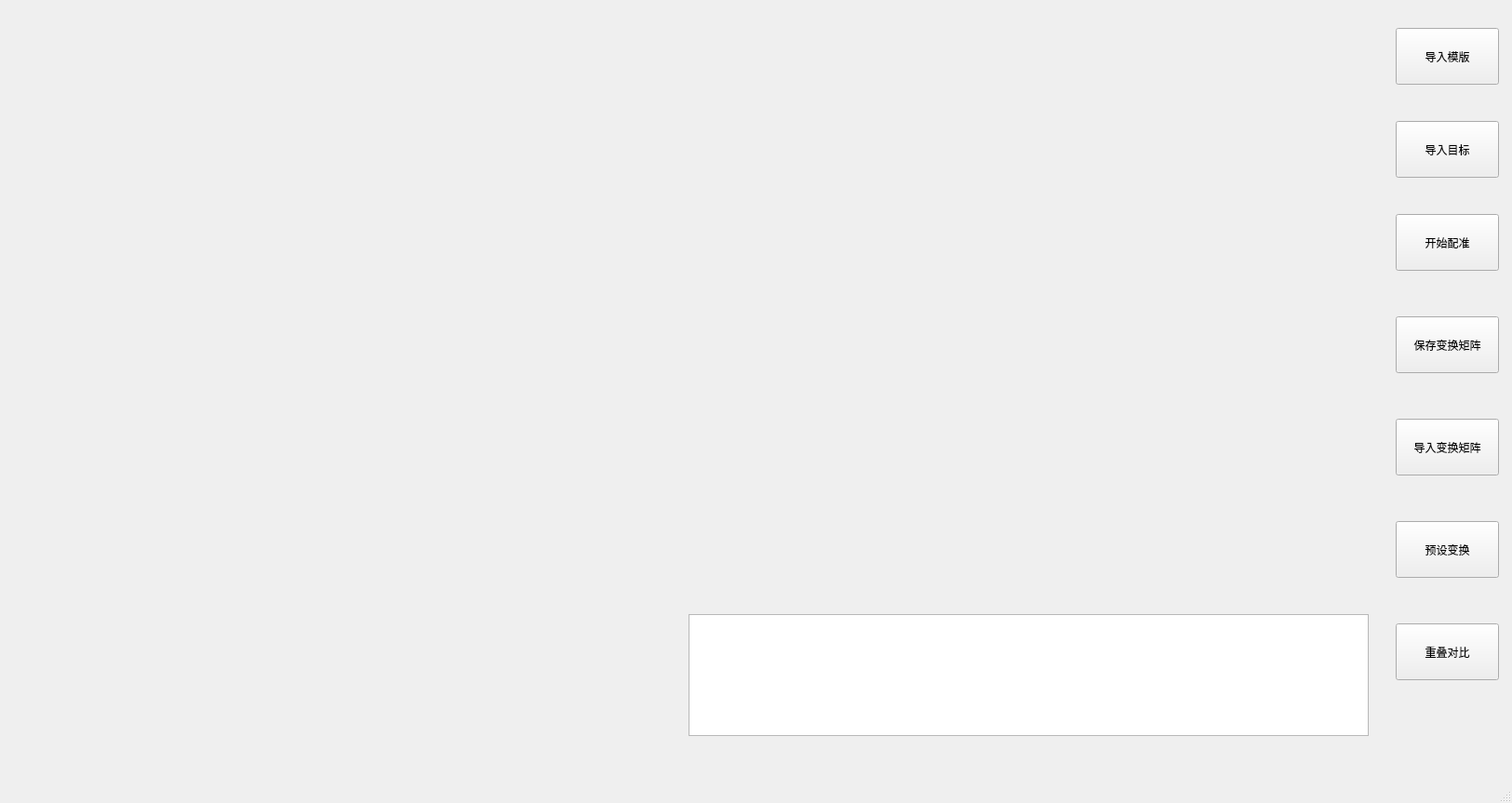
<?xml version="1.0" encoding="UTF-8"?>
<ui version="4.0">
 <class>MainWindow</class>
 <widget class="QMainWindow" name="MainWindow">
  <property name="geometry">
   <rect>
    <x>0</x>
    <y>0</y>
    <width>1625</width>
    <height>863</height>
   </rect>
  </property>
  <property name="windowTitle">
   <string>Radar_ICT_Tool</string>
  </property>
  <widget class="QWidget" name="centralwidget">
   <widget class="QWidget" name="Pcd_template" native="true">
    <property name="geometry">
     <rect>
      <x>20</x>
      <y>10</y>
      <width>701</width>
      <height>381</height>
     </rect>
    </property>
   </widget>
   <widget class="QWidget" name="Ict_target" native="true">
    <property name="geometry">
     <rect>
      <x>20</x>
      <y>410</y>
      <width>701</width>
      <height>381</height>
     </rect>
    </property>
   </widget>
   <widget class="QWidget" name="ict_result" native="true">
    <property name="geometry">
     <rect>
      <x>740</x>
      <y>10</y>
      <width>731</width>
      <height>641</height>
     </rect>
    </property>
   </widget>
   <widget class="QPushButton" name="input_template">
    <property name="geometry">
     <rect>
      <x>1500</x>
      <y>30</y>
      <width>111</width>
      <height>61</height>
     </rect>
    </property>
    <property name="text">
     <string>导入模版</string>
    </property>
   </widget>
   <widget class="QPushButton" name="input_target">
    <property name="geometry">
     <rect>
      <x>1500</x>
      <y>130</y>
      <width>111</width>
      <height>61</height>
     </rect>
    </property>
    <property name="text">
     <string>导入目标</string>
    </property>
   </widget>
   <widget class="QPushButton" name="start_ict">
    <property name="geometry">
     <rect>
      <x>1500</x>
      <y>230</y>
      <width>111</width>
      <height>61</height>
     </rect>
    </property>
    <property name="text">
     <string>开始配准</string>
    </property>
   </widget>
   <widget class="QPushButton" name="save_matrix">
    <property name="geometry">
     <rect>
      <x>1500</x>
      <y>340</y>
      <width>111</width>
      <height>61</height>
     </rect>
    </property>
    <property name="text">
     <string>保存变换矩阵</string>
    </property>
   </widget>
   <widget class="QPlainTextEdit" name="matrix">
    <property name="geometry">
     <rect>
      <x>740</x>
      <y>660</y>
      <width>731</width>
      <height>131</height>
     </rect>
    </property>
   </widget>
   <widget class="QPushButton" name="load_matrix">
    <property name="geometry">
     <rect>
      <x>1500</x>
      <y>450</y>
      <width>111</width>
      <height>61</height>
     </rect>
    </property>
    <property name="text">
     <string>导入变换矩阵</string>
    </property>
   </widget>
   <widget class="QPushButton" name="transform_with_matrix">
    <property name="geometry">
     <rect>
      <x>1500</x>
      <y>560</y>
      <width>111</width>
      <height>61</height>
     </rect>
    </property>
    <property name="text">
     <string>预设变换</string>
    </property>
   </widget>
   <widget class="QPushButton" name="compare">
    <property name="geometry">
     <rect>
      <x>1500</x>
      <y>670</y>
      <width>111</width>
      <height>61</height>
     </rect>
    </property>
    <property name="text">
     <string>重叠对比</string>
    </property>
   </widget>
  </widget>
  <widget class="QMenuBar" name="menubar">
   <property name="geometry">
    <rect>
     <x>0</x>
     <y>0</y>
     <width>1625</width>
     <height>27</height>
    </rect>
   </property>
  </widget>
  <widget class="QStatusBar" name="statusbar"/>
 </widget>
 <resources/>
 <connections/>
</ui>
